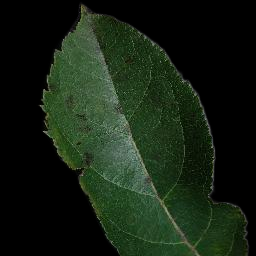
#> input picture Images/RemovedBG/0a14783a-838a-4d4f-a671-ff98011714c6___FREC_Scab 3288_no_bg.png, 256 x 256 px
$ python extraction.py
#> lines starting #> are read from the running program, lines starting #| are printed output that depends on the picture; after the words box and inside, x2 and y2 are one past the last pixel; in counts of white or black regions, pixels touching at a corner belong together
#> the answer given: Images/RemovedBG
#> the answer given: Images/RemovedBG
import cv2
import numpy as np
import os
from tkinter import filedialog

def brown_edge_detection(input_folder, output_folder):
    # Create the output folder if it doesn't exist
#> called with input_folder = 'Images/RemovedBG', output_folder = 'Images/RemovedBG'
    if not os.path.exists(output_folder):
        os.makedirs(output_folder)

    # List all files in the input folder
    files = os.listdir(input_folder)

    for file in files:
        # Read the image
        image_path = os.path.join(input_folder, file)
        original_image = cv2.imread(image_path)
#> original_image is the input picture: shape (256, 256, 3); mean B, G, R 18.7, 33, 21.1

        # Convert the image to the HSV color space
        hsv_image = cv2.cvtColor(original_image, cv2.COLOR_BGR2HSV)
#> hsv_image: shape (256, 256, 3); mean H, S, V 28.4, 64.6, 33

        # Define the lower and upper bounds for the brown, green, yellow color in HSV
        lower_brown = np.array([10, 60, 20])
        upper_brown = np.array([24, 255, 200])

        lower_green = np.array([40, 60, 20])
        upper_green = np.array([70, 255, 200])

        lower_yellow = np.array([25, 60, 20])
        upper_yellow = np.array([39, 255, 200])

        # Create masks for the brown, green, yellow color
        brown_mask = cv2.inRange(hsv_image, lower_brown, upper_brown)
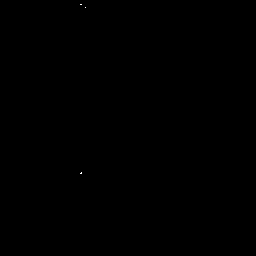
#> brown_mask: shape (256, 256); 0.01% white in thin lines or dots, all inside (x1, y1, x2, y2) = (80, 4, 86, 174)
        green_mask = cv2.inRange(hsv_image, lower_green, upper_green)
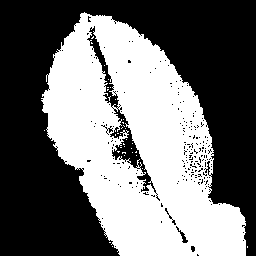
#> green_mask: shape (256, 256); 44.7% white; 35 white regions (34 under 20 px), largest, box (x1, y1, x2, y2) and area: (41, 12, 246, 256) 29231
        yellow_mask = cv2.inRange(hsv_image, lower_yellow, upper_yellow)
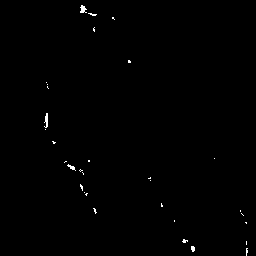
#> yellow_mask: shape (256, 256); 0.4% white in thin lines or dots, all inside (x1, y1, x2, y2) = (44, 5, 248, 256)

        # Combine brown and yellow masks
        combined_mask = cv2.bitwise_or(brown_mask, yellow_mask)
#> combined_mask: shape (256, 256); 0.41% white in thin lines or dots, all inside (x1, y1, x2, y2) = (44, 4, 248, 256)

        # Apply erosion and dilation to reduce noise in the combined mask
        kernel = np.ones((5, 5), np.uint8)
        combined_mask = cv2.erode(combined_mask, kernel, iterations=1)
#> combined_mask: shape (256, 256); every value is 0
        combined_mask = cv2.dilate(combined_mask, kernel, iterations=1)

        # Apply binary thresholding on the original image to separate the leaf from the shadow
        _, thresholded_image = cv2.threshold(combined_mask, 40, 255, cv2.THRESH_BINARY_INV)
#> thresholded_image: shape (256, 256); every value is 255

        # Convert the binary mask to a 3-channel image
        thresholded_image_color = cv2.merge([thresholded_image, thresholded_image, thresholded_image])
#> thresholded_image_color: shape (256, 256, 3); every value is 255

        # Exclude green pixels from the original image using the binary mask
        final_image = cv2.bitwise_and(original_image, cv2.bitwise_not(thresholded_image_color))
#> final_image: shape (256, 256, 3); every value is 0

        # Save the processed image to the output folder
        output_path = os.path.join(output_folder, file)
        cv2.imwrite(output_path, final_image)
#> pass 2 of the loop in brown_edge_detection, `for file in files:`:
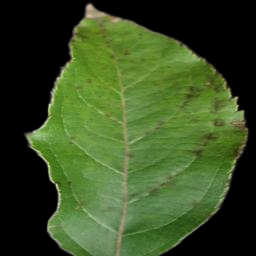
#> input picture Images/RemovedBG/0a5e9323-dbad-432d-ac58-d291718345d9___FREC_Scab 3417_no_bg.png, 256 x 256 px
#> in brown_edge_detection, original_image is the input picture: shape (256, 256, 3); mean B, G, R 35.2, 77.3, 56.6
#> hsv_image: shape (256, 256, 3); mean H, S, V 26.6, 83.6, 77.4
#> in brown_edge_detection, `brown_mask = cv2.inRange(hsv_image, lower_brown, upper_brown)`:
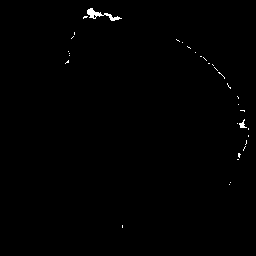
#> brown_mask: shape (256, 256); 0.44% white; 33 white regions (31 under 20 px), largest, box (x1, y1, x2, y2) and area: (87, 8, 122, 21) 148, (239, 119, 247, 128) 33
#> green_mask: shape (256, 256); 52.7% white; 29 black regions (17 under 20 px), largest, box (x1, y1, x2, y2) and area: (0, 0, 256, 256) 29638, (115, 99, 129, 256) 668, (203, 79, 216, 90) 122
#> yellow_mask: shape (256, 256); 4.8% white; 52 white regions (36 under 20 px), largest, box (x1, y1, x2, y2) and area: (55, 15, 152, 86) 895, (153, 32, 249, 169) 812, (120, 99, 129, 225) 489
#> thresholded_image: shape (256, 256); 97.4% white; 14 black regions, largest, box (x1, y1, x2, y2) and area: (230, 119, 249, 160) 359, (96, 13, 121, 39) 358, (69, 23, 85, 48) 216
#> in brown_edge_detection, `final_image = cv2.bitwise_and(original_image, cv2.bitwise_not(threshol..`:
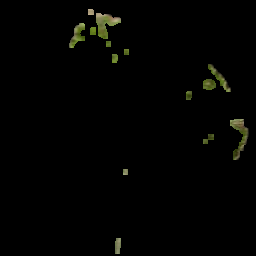
#> final_image: shape (256, 256, 3); mean B, G, R 1.4, 2.8, 2.6

    print("Processing complete. Check the output folder for the results.")

# Example usage
input_folder = filedialog.askdirectory(title='Select input folder')
output_folder = filedialog.askdirectory(title='Select output folder')
brown_edge_detection(input_folder, output_folder)
